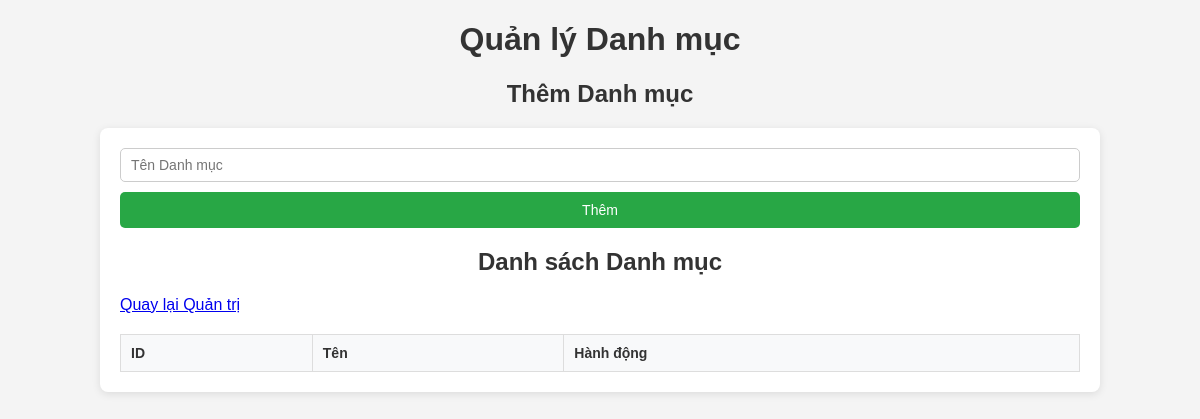
/admin/manage_categories.php, run on an earlier commit of the app's database.
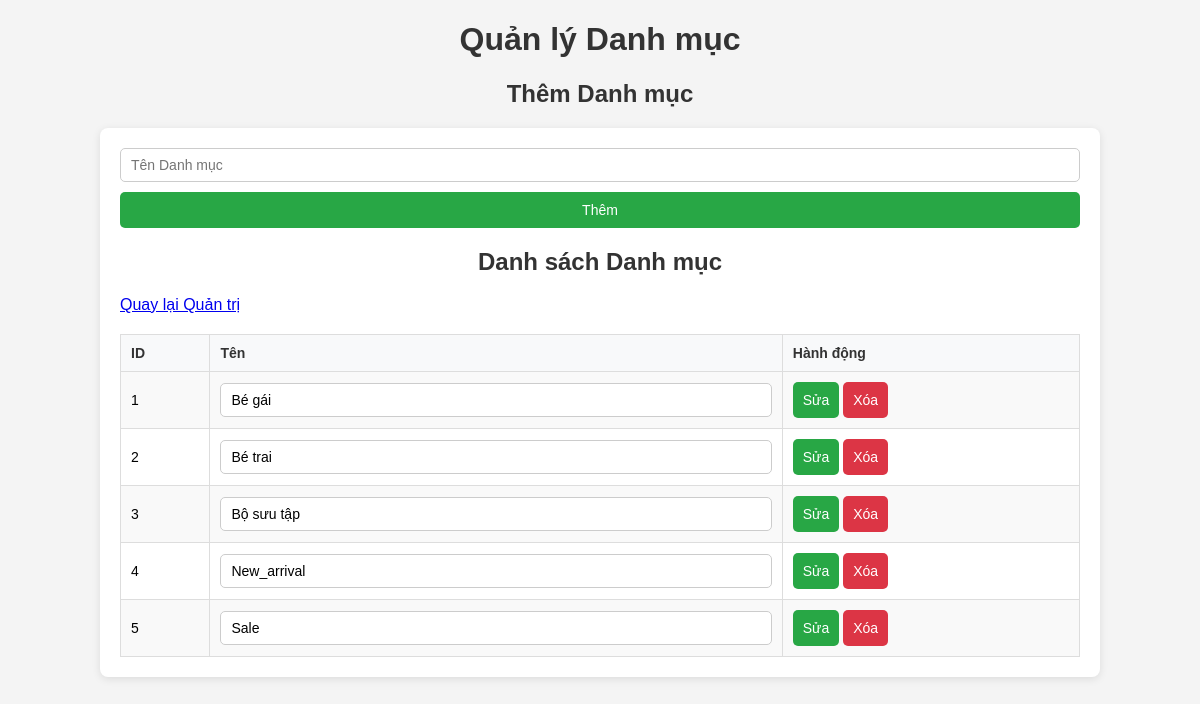
And on a later commit of the database.
### tables this page shows
CREATE TABLE `categories` (
  `id` int(11) NOT NULL,
  `name` varchar(255) NOT NULL
);

### admin/manage_categories.php (the view, shortened to what this page needs)
<?php
include '../db.php';
$sql = "SELECT * FROM categories";
$stmt = $pdo->query($sql);
$categories = $stmt->fetchAll(PDO::FETCH_ASSOC);
?>
<!DOCTYPE html>
<html>
<head>
    <link rel="stylesheet" href="./css/manage_subcategories.css">
</head>
<body>
    <h1>Quản lý Danh mục</h1>
    <h2>Thêm Danh mục</h2>
    <main>
        <form method="POST">
            <input type="text" name="name" placeholder="Tên Danh mục" required>
            <button type="submit" name="add">Thêm</button>
        </form>
        <h2>Danh sách Danh mục</h2>
        <a href="./dashboard.php">Quay lại Quản trị</a>
        <table border="1">
            <tr>
                <th>ID</th>
                <th>Tên</th>
                <th>Hành động</th>
            </tr>
            <?php foreach ($categories as $category) { ?>
                <tr>
                    <form method="POST">
                        <td><?php echo $category['id']; ?></td>
                        <td><input type="text" name="name" value="<?php echo $category['name']; ?>"></td>
                        <td>
                            <button type="submit" name="edit" value="1">Sửa</button>
                            <button type="submit" name="delete" value="1" onclick="return confirm('Bạn có chắc chắn muốn xóa?');">Xóa</button>
                        </td>
                    </form>
                </tr>
            <?php } ?>
        </table>
    </main>
</body>
</html>

What changed in the data, as far as the page shows it:
added categories: id "1", name "Bé gái"
added categories: id "2", name "Bé trai"
added categories: id "3", name "Bộ sưu tập"
added categories: id "4", name "New_arrival"
added categories: id "5", name "Sale"
